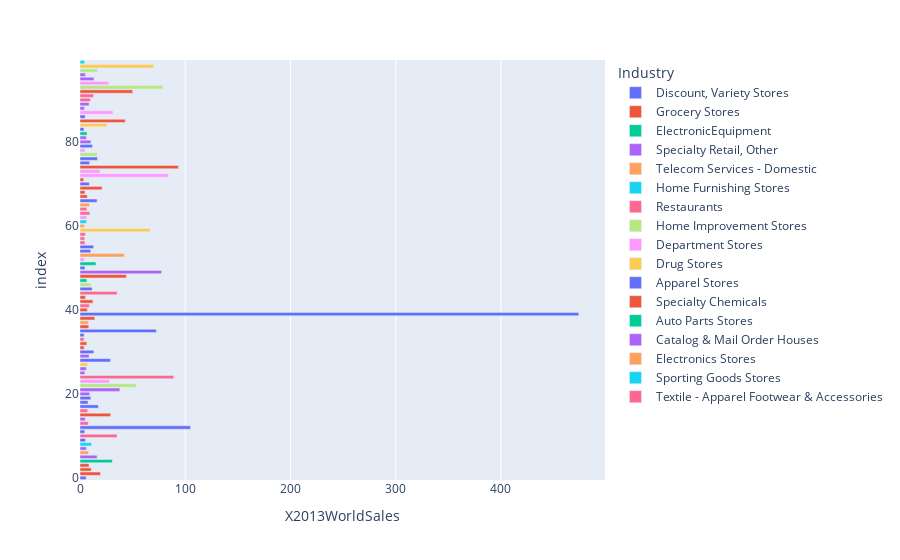

Source (notebook cell):
### Markdown cell above
- I will scatter plot for `X2013WorldSales` vs `X2013USSales` because these attributes given in our data are highly correlated

### Code cell
px.bar(data,x='X2013WorldSales',color='Industry')

### Figure 1 — Plotly figure (JSON) as saved in the notebook; plotly's stock layout.template omitted (floating-point values rounded to 4 significant figures)
{"data": [{"alignmentgroup": "True", "hovertemplate": "Industry=Discount, Variety Stores<br>X2013WorldSales=%{x}<br>index=%{y}<extra></extra>", "legendgroup": "Discount, Variety Stores", "marker": {"color": "#636efa"}, "name": "Discount, Variety Stores", "offsetgroup": "Discount, Variety Stores", "orientation": "h", "showlegend": true, "textposition": "auto", "type": "bar", "x": [5.831, 5.284, 4.428, 105.1, 17.5, 7.629, 10.23, 28.92, 3.86, 72.6, 474.0, 11.5, 10.21, 12.97, 8.859, 16.62, 3.784, 4.889], "xaxis": "x", "y": [0, 9, 11, 12, 17, 18, 19, 28, 34, 35, 39, 45, 54, 55, 70, 76, 83, 86], "yaxis": "y"}, {"alignmentgroup": "True", "hovertemplate": "Industry=Grocery Stores<br>X2013WorldSales=%{x}<br>index=%{y}<extra></extra>", "legendgroup": "Grocery Stores", "marker": {"color": "#EF553B"}, "name": "Grocery Stores", "offsetgroup": "Grocery Stores", "orientation": "h", "showlegend": true, "textposition": "auto", "type": "bar", "x": [19.45, 10.65, 8.551, 29.11, 3.946, 8.347, 14.1, 6.999, 12.37, 5.212, 44.03, 6.94, 4.71, 21, 3.6, 93.6, 42.98, 50.08], "xaxis": "x", "y": [1, 2, 3, 15, 31, 36, 38, 40, 42, 43, 48, 67, 68, 69, 71, 74, 85, 92], "yaxis": "y"}, {"alignmentgroup": "True", "hovertemplate": "Industry=ElectronicEquipment<br>X2013WorldSales=%{x}<br>index=%{y}<extra></extra>", "legendgroup": "ElectronicEquipment", "marker": {"color": "#00cc96"}, "name": "ElectronicEquipment", "offsetgroup": "ElectronicEquipment", "orientation": "h", "showlegend": true, "textposition": "auto", "type": "bar", "x": [30.74], "xaxis": "x", "y": [4], "yaxis": "y"}, {"alignmentgroup": "True", "hovertemplate": "Industry=Specialty Retail, Other<br>X2013WorldSales=%{x}<br>index=%{y}<extra></extra>", "legendgroup": "Specialty Retail, Other", "marker": {"color": "#ab63fa"}, "name": "Specialty Retail, Other", "offsetgroup": "Specialty Retail, Other", "orientation": "h", "showlegend": true, "textposition": "auto", "type": "bar", "x": [16.3, 6.082, 5.015, 9.286, 37.88, 4.57, 6.117, 8.623, 10.48, 6.077, 4.203, 8.64, 13.31, 5.165], "xaxis": "x", "y": [5, 7, 14, 20, 21, 25, 26, 29, 80, 81, 88, 89, 95, 96], "yaxis": "y"}, {"alignmentgroup": "True", "hovertemplate": "Industry=Telecom Services - Domestic<br>X2013WorldSales=%{x}<br>index=%{y}<extra></extra>", "legendgroup": "Telecom Services - Domestic", "marker": {"color": "#FFA15A"}, "name": "Telecom Services - Domestic", "offsetgroup": "Telecom Services - Domestic", "orientation": "h", "showlegend": true, "textposition": "auto", "type": "bar", "x": [8.096, 8.171], "xaxis": "x", "y": [6, 37], "yaxis": "y"}, {"alignmentgroup": "True", "hovertemplate": "Industry=Home Furnishing Stores<br>X2013WorldSales=%{x}<br>index=%{y}<extra></extra>", "legendgroup": "Home Furnishing Stores", "marker": {"color": "#19d3f3"}, "name": "Home Furnishing Stores", "offsetgroup": "Home Furnishing Stores", "orientation": "h", "showlegend": true, "textposition": "auto", "type": "bar", "x": [10.97, 4.388], "xaxis": "x", "y": [8, 99], "yaxis": "y"}, {"alignmentgroup": "True", "hovertemplate": "Industry=Restaurants<br>X2013WorldSales=%{x}<br>index=%{y}<extra></extra>", "legendgroup": "Restaurants", "marker": {"color": "#FF6692"}, "name": "Restaurants", "offsetgroup": "Restaurants", "orientation": "h", "showlegend": true, "textposition": "auto", "type": "bar", "x": [35.21, 7.84, 7.342, 89.13, 3.882, 8.892, 35.26, 4.763, 4.399, 5.191, 9.286, 9.972, 12.92], "xaxis": "x", "y": [10, 13, 16, 24, 33, 41, 44, 56, 57, 58, 63, 90, 91], "yaxis": "y"}, {"alignmentgroup": "True", "hovertemplate": "Industry=Home Improvement Stores<br>X2013WorldSales=%{x}<br>index=%{y}<extra></extra>", "legendgroup": "Home Improvement Stores", "marker": {"color": "#B6E880"}, "name": "Home Improvement Stores", "offsetgroup": "Home Improvement Stores", "orientation": "h", "showlegend": true, "textposition": "auto", "type": "bar", "x": [53.42, 10.39, 16.23, 78.81, 16.33], "xaxis": "x", "y": [22, 46, 77, 93, 97], "yaxis": "y"}, {"alignmentgroup": "True", "hovertemplate": "Industry=Department Stores<br>X2013WorldSales=%{x}<br>index=%{y}<extra></extra>", "legendgroup": "Department Stores", "marker": {"color": "#FF97FF"}, "name": "Department Stores", "offsetgroup": "Department Stores", "orientation": "h", "showlegend": true, "textposition": "auto", "type": "bar", "x": [27.93, 4.038, 6.439, 84.09, 19.03, 4.648, 31.28, 27.42], "xaxis": "x", "y": [23, 52, 62, 72, 73, 78, 87, 94], "yaxis": "y"}, {"alignmentgroup": "True", "hovertemplate": "Industry=Drug Stores<br>X2013WorldSales=%{x}<br>index=%{y}<extra></extra>", "legendgroup": "Drug Stores", "marker": {"color": "#FECB52"}, "name": "Drug Stores", "offsetgroup": "Drug Stores", "orientation": "h", "showlegend": true, "textposition": "auto", "type": "bar", "x": [7.271, 66.68, 25.53, 70.1], "xaxis": "x", "y": [27, 59, 84, 98], "yaxis": "y"}, {"alignmentgroup": "True", "hovertemplate": "Industry=Apparel Stores<br>X2013WorldSales=%{x}<br>index=%{y}<extra></extra>", "legendgroup": "Apparel Stores", "marker": {"color": "#636efa"}, "name": "Apparel Stores", "offsetgroup": "Apparel Stores", "orientation": "h", "showlegend": true, "textposition": "auto", "type": "bar", "x": [13.15, 4.715, 16.25, 9.087, 11.86], "xaxis": "x", "y": [30, 50, 66, 75, 79], "yaxis": "y"}, {"alignmentgroup": "True", "hovertemplate": "Industry=Specialty Chemicals<br>X2013WorldSales=%{x}<br>index=%{y}<extra></extra>", "legendgroup": "Specialty Chemicals", "marker": {"color": "#EF553B"}, "name": "Specialty Chemicals", "offsetgroup": "Specialty Chemicals", "orientation": "h", "showlegend": true, "textposition": "auto", "type": "bar", "x": [6.51], "xaxis": "x", "y": [32], "yaxis": "y"}, {"alignmentgroup": "True", "hovertemplate": "Industry=Auto Parts Stores<br>X2013WorldSales=%{x}<br>index=%{y}<extra></extra>", "legendgroup": "Auto Parts Stores", "marker": {"color": "#00cc96"}, "name": "Auto Parts Stores", "offsetgroup": "Auto Parts Stores", "orientation": "h", "showlegend": true, "textposition": "auto", "type": "bar", "x": [6.485, 15.19, 6.649], "xaxis": "x", "y": [47, 51, 82], "yaxis": "y"}, {"alignmentgroup": "True", "hovertemplate": "Industry=Catalog & Mail Order Houses<br>X2013WorldSales=%{x}<br>index=%{y}<extra></extra>", "legendgroup": "Catalog & Mail Order Houses", "marker": {"color": "#ab63fa"}, "name": "Catalog & Mail Order Houses", "offsetgroup": "Catalog & Mail Order Houses", "orientation": "h", "showlegend": true, "textposition": "auto", "type": "bar", "x": [77.55], "xaxis": "x", "y": [49], "yaxis": "y"}, {"alignmentgroup": "True", "hovertemplate": "Industry=Electronics Stores<br>X2013WorldSales=%{x}<br>index=%{y}<extra></extra>", "legendgroup": "Electronics Stores", "marker": {"color": "#FFA15A"}, "name": "Electronics Stores", "offsetgroup": "Electronics Stores", "orientation": "h", "showlegend": true, "textposition": "auto", "type": "bar", "x": [42.16, 4.106, 9.04], "xaxis": "x", "y": [53, 60, 65], "yaxis": "y"}, {"alignmentgroup": "True", "hovertemplate": "Industry=Sporting Goods Stores<br>X2013WorldSales=%{x}<br>index=%{y}<extra></extra>", "legendgroup": "Sporting Goods Stores", "marker": {"color": "#19d3f3"}, "name": "Sporting Goods Stores", "offsetgroup": "Sporting Goods Stores", "orientation": "h", "showlegend": true, "textposition": "auto", "type": "bar", "x": [6.212], "xaxis": "x", "y": [61], "yaxis": "y"}, {"alignmentgroup": "True", "hovertemplate": "Industry=Textile - Apparel Footwear & Accessories<br>X2013WorldSales=%{x}<br>index=%{y}<extra></extra>", "legendgroup": "Textile - Apparel Footwear & Accessories", "marker": {"color": "#FF6692"}, "name": "Textile - Apparel Footwear & Accessories", "offsetgroup": "Textile - Apparel Footwear & Accessories", "orientation": "h", "showlegend": true, "textposition": "auto", "type": "bar", "x": [6.505], "xaxis": "x", "y": [64], "yaxis": "y"}], "layout": {"barmode": "relative", "legend": {"title": {"text": "Industry"}, "tracegroupgap": 0}, "margin": {"t": 60}, "xaxis": {"anchor": "y", "domain": [0, 1], "title": {"text": "X2013WorldSales"}}, "yaxis": {"anchor": "x", "domain": [0, 1], "title": {"text": "index"}}}}
